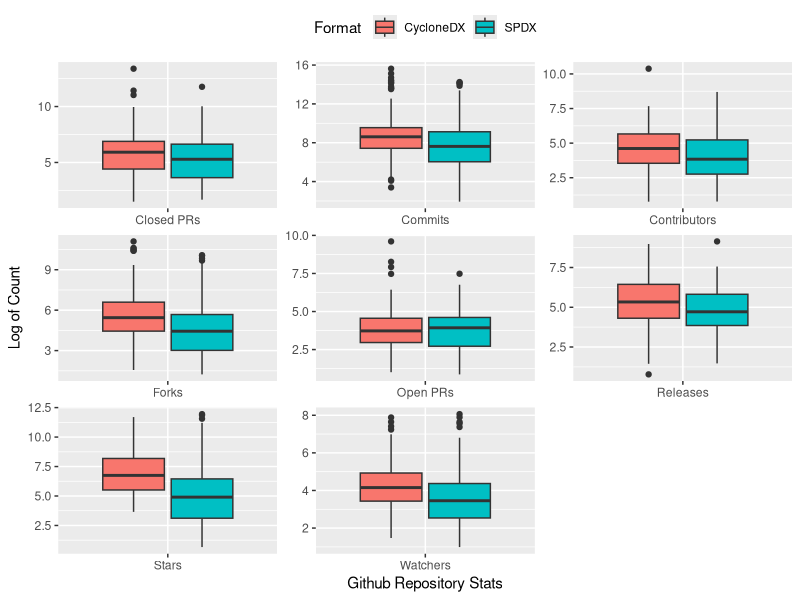
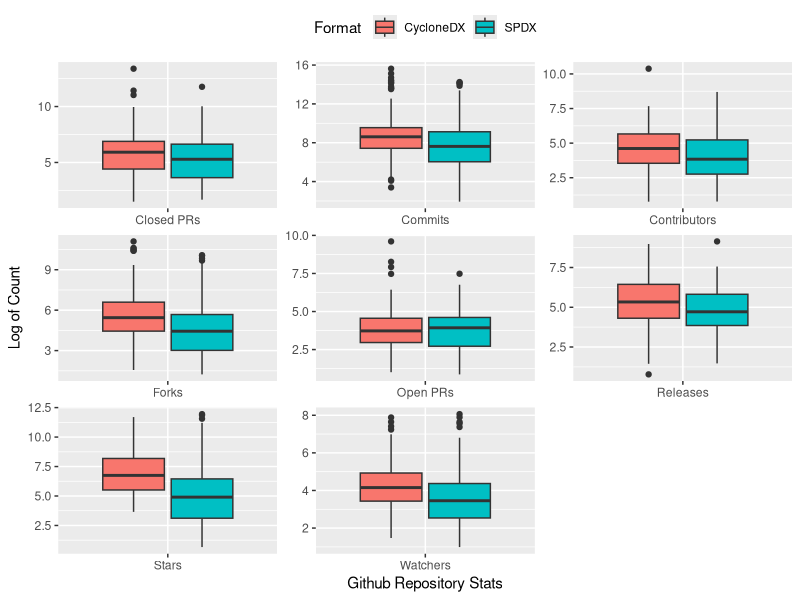

Generate these figures, in order, with R:
# load packages
library(dplyr)
library(tidyr)
library(ggplot2)
if (!file.exists("top250_projects.csv") && dir.exists("RQ4-project")) setwd("RQ4-project")

raw <- read.csv("top250_projects.csv")
metrics <- c("contributors", "openIssues", "closedIssues", "commits", "openPRs",
             "closedPRs", "releases", "forks", "stars", "watchers")

# collection date and repo creation date; metrics are normalized by repository age (per 10,000 days)
date1 <- as.POSIXct("2025-05-01", tz = "UTC", format = "%Y-%m-%d")
date2 <- as.POSIXct(raw$creation_date, tz = "UTC", format = "%Y-%m-%d")
raw$days <- as.numeric(difftime(date1, date2, units = "days"))
df2 <- raw[, c("type", "tool_used", "link", "creation_date", "days", metrics)]
df2[, metrics] <- df2[, metrics] / df2$days * 10000

gathered_df <- gather(df2, attribute, count, all_of(metrics))
gathered_df$link <- NULL
gathered_df$tool_used <- NULL
gathered_df$creation_date <- NULL
gathered_df$days <- NULL

df <- gathered_df
df <- df %>%
  filter(attribute!="closedIssues") %>%
  filter(attribute!="openIssues") 

plot <- ggplot(df, aes(x=reorder(attribute, -(as.numeric(count))), y=log(as.numeric(count)), fill=type)) + 
  geom_boxplot() +
  scale_x_discrete(labels = c(closedPRs="Closed PRs", openPRs="Open PRs", commits="Commits", contributors="Contributors", forks="Forks", releases="Releases", stars="Stars", watchers="Watchers")) +
  ylab("Log of Count") + xlab("Github Repository Stats") +
  labs(fill = "Format ") +
  theme(legend.position="top") +
  facet_wrap( ~ attribute, scales="free") +
  theme(
    strip.background = element_blank(),
    strip.text.x = element_blank()
  )

plot

pdf(file = "top250_metrics.pdf",width = 4, height = 3.5)
plot
dev.off()



# WILCOXON STARTS!

df <- gathered_df
names(df)[names(df) == "type"] <- "identifier"

df <- df %>%
  filter(count>=0) 
df <- na.omit(df)

class_spdx <- subset(df, identifier == "SPDX")
class_cdx <- subset(df, identifier == "CycloneDX")
# Perform paired Wilcoxon signed-rank test for each identifier
p_values <- list()
for (id in unique(df$attribute)) {
  cat("attribute:", id, "\n")
  
  # Subset data for the current identifier
  id_data_A <- as.numeric(subset(class_spdx, attribute == id)$count)
  id_data_B <- as.numeric(subset(class_cdx, attribute == id)$count)
  
  # Perform Wilcoxon signed-rank test
  #print(wilcox.test(id_data_A, id_data_B, paired = FALSE))
  
  mw_test <- wilcox.test(id_data_A, id_data_B, paired = FALSE)
  #cat("p-value:", mw_test$p.value, "\n")
  p_values[[id]] <- mw_test$p.value
  
  # Calculate Cliff's delta
  cliffs_delta <- function(x, y) {
    # Cliff's delta = P(x > y) - P(x < y); the Mann-Whitney statistic W counts ties as 1/2
    x <- x[!is.na(x)]; y <- y[!is.na(y)]
    2 * unname(wilcox.test(x, y, exact = FALSE)$statistic) / (length(x) * length(y)) - 1
  }

  delta <- cliffs_delta(id_data_A, id_data_B)
  cat("cliff's delta:", delta, "\n")
  cat("\n")
}

# Convert p_values list to a vector
p_values_vec <- unlist(p_values)

# Adjust p-values using Bonferroni correction
adjusted_p_values <- p.adjust(p_values_vec, method = "bonferroni")

# Print adjusted p-values
for (i in 1:length(adjusted_p_values)) {
  cat("attribute:", names(adjusted_p_values)[i], "\n")
  cat("adjusted p-value: ", adjusted_p_values[i], "\n")
}

mean(df$count)
df3 <- df %>%
  group_by(identifier, attribute) %>%
  summarise(mean=mean(as.numeric(count)/100),
            median = median(as.numeric(count))/100)
